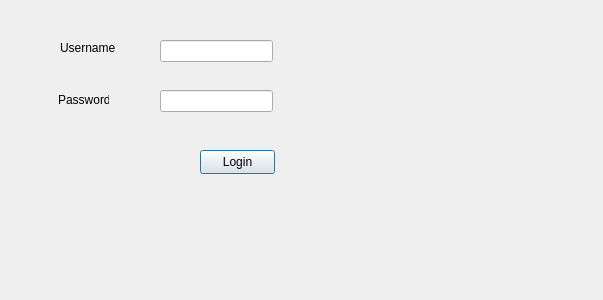
<?xml version="1.0" encoding="UTF-8"?>
<ui version="4.0">
 <class>LoginDialog</class>
 <widget class="QDialog" name="LoginDialog">
  <property name="geometry">
   <rect>
    <x>0</x>
    <y>0</y>
    <width>603</width>
    <height>300</height>
   </rect>
  </property>
  <property name="windowTitle">
   <string>Dialog</string>
  </property>
  <widget class="QLabel" name="username">
   <property name="geometry">
    <rect>
     <x>60</x>
     <y>40</y>
     <width>61</width>
     <height>16</height>
    </rect>
   </property>
   <property name="text">
    <string>Username</string>
   </property>
  </widget>
  <widget class="QLabel" name="Password">
   <property name="geometry">
    <rect>
     <x>58</x>
     <y>90</y>
     <width>51</width>
     <height>20</height>
    </rect>
   </property>
   <property name="text">
    <string>Password</string>
   </property>
  </widget>
  <widget class="QLineEdit" name="leuser">
   <property name="geometry">
    <rect>
     <x>160</x>
     <y>40</y>
     <width>113</width>
     <height>22</height>
    </rect>
   </property>
  </widget>
  <widget class="QLineEdit" name="lepass">
   <property name="geometry">
    <rect>
     <x>160</x>
     <y>90</y>
     <width>113</width>
     <height>22</height>
    </rect>
   </property>
  </widget>
  <widget class="QPushButton" name="btnLogin">
   <property name="geometry">
    <rect>
     <x>200</x>
     <y>150</y>
     <width>75</width>
     <height>24</height>
    </rect>
   </property>
   <property name="text">
    <string>Login</string>
   </property>
  </widget>
 </widget>
 <resources/>
 <connections/>
</ui>
